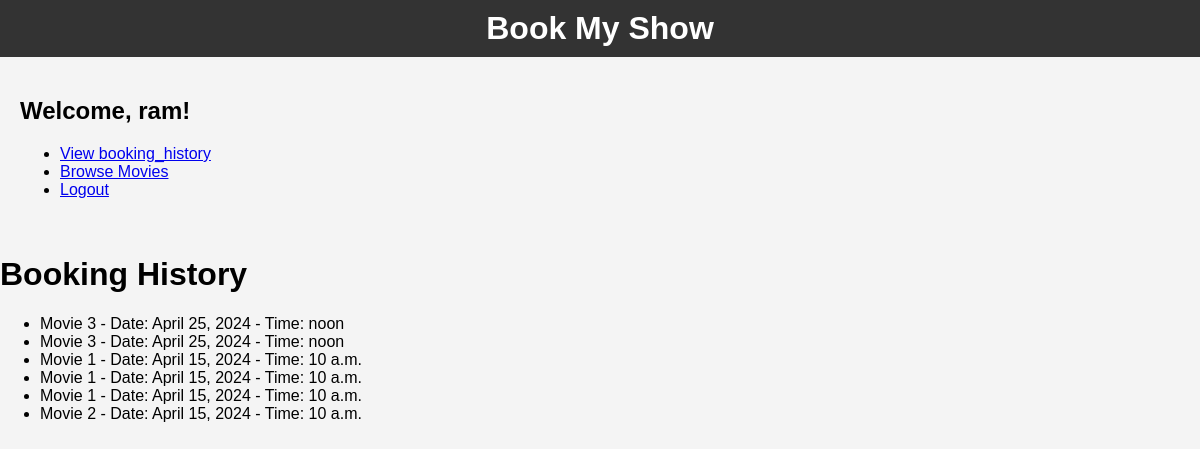
Screenshot of /booking/history/ (signed in) with the database file from the repository.
### main/models.py (models this page shows, shortened)
class User(AbstractUser):
    user_permissions = models.ManyToManyField(
        'auth.Permission',
        blank=True,
        related_name='custom_user_permissions',
    )

class Booking(models.Model):
    user = models.ForeignKey(settings.AUTH_USER_MODEL, on_delete=models.CASCADE)
    show_timing = models.ForeignKey(ShowTiming, on_delete=models.CASCADE)
    num_tickets = models.PositiveIntegerField()
    movie = models.ForeignKey(Movie, on_delete=models.CASCADE)

class ShowTiming(models.Model):
    movie = models.ForeignKey(Movie, on_delete=models.CASCADE)
    date = models.DateField()
    time = models.TimeField()
    max_tickets = models.PositiveIntegerField(default=100)

class Movie(models.Model):
    title = models.CharField(max_length=100)
    language = models.CharField(max_length=50)
    description = models.TextField()
    release_date = models.DateField()
    duration = models.IntegerField()

### main/views.py (the view)
# urls.py: path('booking/history/', views.booking_history, name='booking_history'),
@login_required
def booking_history(request):
    bookings = Booking.objects.filter(user=request.user)
    return render(request, 'booking_history.html', {'bookings': bookings})

### main/templates/booking_history.html
{% include 'dashboard.html' %}
{% block content %}
    <h1>Booking History</h1>
    <ul>
        {% for booking in bookings %}
            <li>{{ booking.show_timing.movie.title }} - Date: {{ booking.show_timing.date }} - Time: {{ booking.show_timing.time }}
            </li>
        {% empty %}
            <li>No bookings found.</li>
        {% endfor %}
    </ul>
{% endblock %}

### main/templates/dashboard.html (shortened to what this page needs)
{% extends 'base.html' %}
{% load static %}
{% block content %}
  <h2>Welcome, {{ user.username }}!</h2>
  <ul>
    <li><a href="{% url 'booking_history' %}">View booking_history</a></li>
    <li><a href="{% url 'movie_listing' %}">Browse Movies</a></li>
    <li><a href="{% url 'logout' %}">Logout</a></li>
  </ul>
{% endblock %}

### main/templates/base.html (shortened to what this page needs)
{% load static %}
<!DOCTYPE html>
<html lang="en">
<head>
    <link rel="stylesheet" type="text/css" href="{% static 'styles.css' %}">
</head>
<body>
    <header>
        <h1>Book My Show</h1>
    </header>
    <main>
        {% block content %}{% endblock %}
    </main>
</body>
</html>

### main/static/styles.css (style rules this page uses)
body { font-family: Arial, sans-serif; margin: 0; padding: 0; background-color: #f4f4f4; }
header { background-color: #333; color: #fff; padding: 10px 20px; text-align: center; }
header h1 { margin: 0; }
main { padding: 20px; }

### rows the page displays
User: username "ram"
Booking: show_timing.movie "Movie 3", show_timing "April 25, 2024", show_timing.time "noon"
Booking: show_timing.movie "Movie 3", show_timing "April 25, 2024", show_timing.time "noon"
Booking: show_timing.movie "Movie 1", show_timing "April 15, 2024", show_timing.time "10 a.m."
Booking: show_timing.movie "Movie 1", show_timing "April 15, 2024", show_timing.time "10 a.m."
Booking: show_timing.movie "Movie 1", show_timing "April 15, 2024", show_timing.time "10 a.m."
Booking: show_timing.movie "Movie 2", show_timing "April 15, 2024", show_timing.time "10 a.m."
